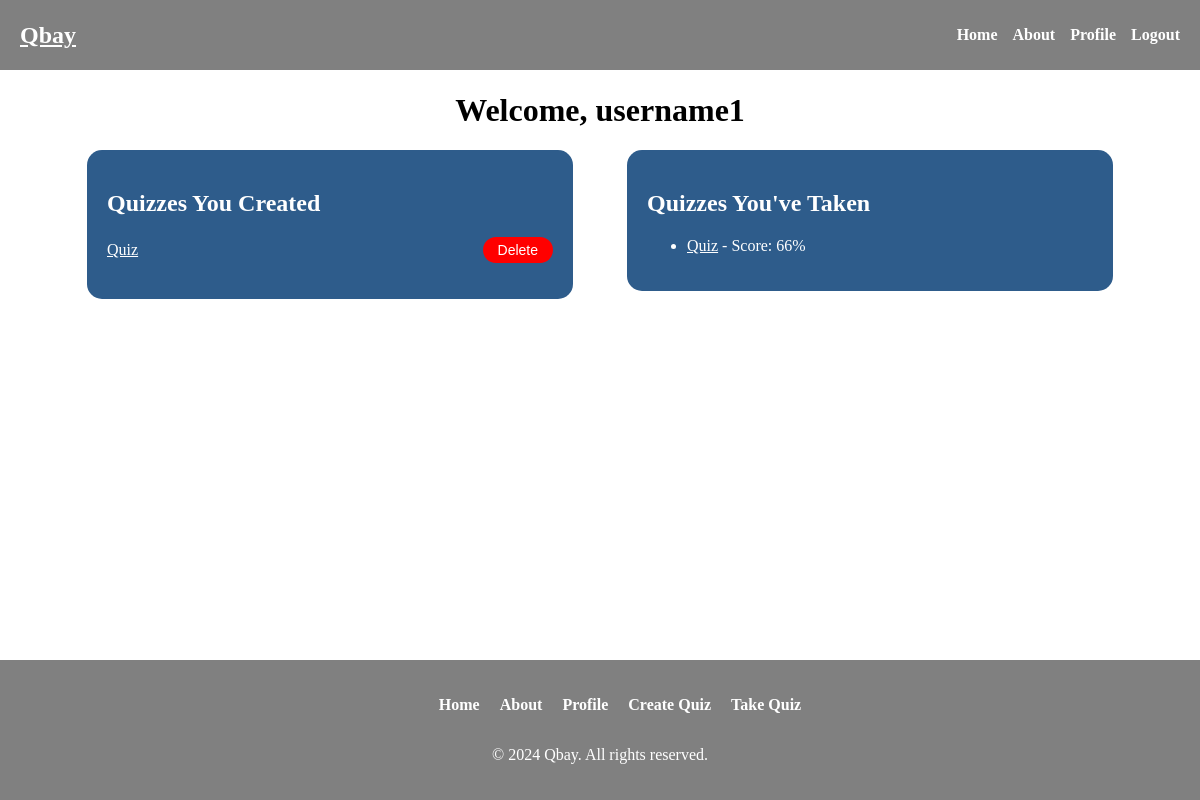
Screenshot of /profile/ (signed in) with the database file from the repository.
### quizzes/models.py (models this page shows, shortened)
class Quiz(models.Model):
    title = models.CharField(max_length=255)
    created_by = models.ForeignKey('auth.User', on_delete=models.CASCADE)
    created_at = models.DateTimeField(auto_now_add=True)
    num_questions = models.IntegerField()
    total_questions = models.IntegerField(default=0)
    is_published = models.BooleanField(default=False)

class QuizAttempt(models.Model):
    user = models.ForeignKey(User, on_delete=models.CASCADE, related_name='quiz_attempts')
    quiz = models.ForeignKey(Quiz, on_delete=models.CASCADE, related_name='attempts')
    score = models.IntegerField()
    attempted_at = models.DateTimeField(auto_now_add=True)

### quizzes/views.py (the view)
# urls.py: path('profile/', profile_view, name='profile'),
@login_required
def profile_view(request):
    user_quizzes_created = Quiz.objects.filter(created_by=request.user)
    user_quizzes_taken = QuizAttempt.objects.filter(user=request.user)
    context = {
        'user_quizzes_created': user_quizzes_created,
        'user_quizzes_taken': user_quizzes_taken,
    }
    return render(request, 'profile.html', context)

### templates/profile.html (shortened to what this page needs)
{% extends 'base.html' %}
{% block content %}
    <div style="display: flex; justify-content: center; align-items: center; height: 10vh;">
        <h1>Welcome, {{ user.username }}</h1>
    </div>
    <div style="
        display: flex;
        justify-content: space-around;
        align-items: flex-start;
        width: 100%;
        box-sizing: border-box;
        padding: 0 5%;
    ">
        <div style="
            flex: 1;
            max-width: 45%;
            min-width: 300px;
            box-sizing: border-box;
            background-color: #2e5c8b; /* Light navy color */
            border-radius: 15px; /* Rounded corners */
            padding: 20px; /* Space inside the box */
            color: white; /* Text color */
        ">
            <h2>Quizzes You Created</h2>
            <ul style="list-style-type: none; padding: 0;">
                {% for quiz in user_quizzes_created %}
                    <li style="margin-bottom: 15px; display: flex; align-items: center;">
                        <a href="{% url 'take_quiz' quiz.id %}" style="margin-right: 10px; flex: 1; color: white;">{{ quiz.title }}</a>
                        <form action="{% url 'delete_quiz' quiz.id %}" method="POST" style="display: flex; align-items: center;">
                            <button type="submit" style="
                                background-color: red;
                                color: white;
                                border: none;
                                padding: 5px 15px;
                                cursor: pointer;
                                border-radius: 20px;
                                font-size: 14px;
                                margin: 0; /* Ensures no extra space */
                            ">Delete</button>
                        </form>
                    </li>
                {% empty %}
                    <li>No quizzes created yet.</li>
                {% endfor %}
            </ul>
        </div>
        <div style="
            flex: 1;
            max-width: 45%;
            min-width: 300px;
            box-sizing: border-box;
            background-color: #2e5c8b; /* Light navy color */
            border-radius: 15px; /* Rounded corners */
            padding: 20px; /* Space inside the box */
            color: white; /* Text color */
        ">
            <h2>Quizzes You've Taken</h2>
            <ul>
                {% for attempt in user_quizzes_taken %}
                    <li>
                        <a href="{% url 'quiz_detail' attempt.quiz.id %}" style="color: white;">{{ attempt.quiz.title }}</a>
                        - Score: {{ attempt.score }}%
                    </li>
                {% empty %}
                    <li>No quizzes taken yet.</li>
                {% endfor %}
            </ul>
        </div>
    </div>
{% endblock %}

### static/css/style.css (style rules this page uses)
body { margin: 0; padding: 0; display: flex; flex-direction: column; min-height: 100vh; }
html, body { height: 100%; }
button[type="submit"] { display: block; margin-top: 20px; padding: 10px 20px; background-color: #007bff; color: white; border: none; border-radius: 5px; cursor: pointer; }

### rows the page displays
Quiz: title "Quiz"
QuizAttempt: quiz "Quiz", score "66"

### other values shown
{{ user.username }} "username1"
